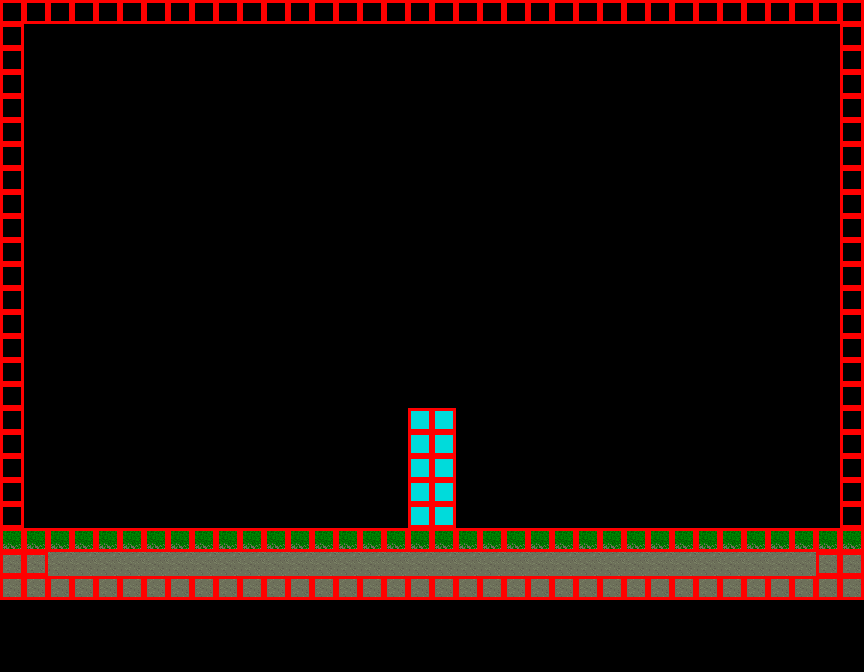

Below is a game level as drawn by its tile map, then a one-line description and the .tmx that defines it (tile-layer data replaced by summaries):
An orthogonal 36x28 tile map with 24x24 px tiles, 3 tile layers (Structures, Terrain, collision), 3 tilesets and 64 objects (32x player0, 32x block).

<map version="1.0" orientation="orthogonal" renderorder="right-down" width="36" height="28" tilewidth="24" tileheight="24" nextobjectid="65">
 <properties>
  <property name="tileset" value="res/blocks.png" />
 </properties>
 <tileset firstgid="1" name="blocks" tilewidth="24" tileheight="24" tilecount="441">
  <image source="../res/blocks.png" width="512" height="512" />
 </tileset>
 <tileset firstgid="442" name="zz_collision24" tilewidth="24" tileheight="24" tilecount="32">
  <image source="zz_collision24.png" width="384" height="48" />
 </tileset>
 <tileset firstgid="474" name="terrain" tilewidth="24" tileheight="24" tilecount="100">
  <image source="../res/terrain.png" width="256" height="256" />
 </tileset>
 <layer name="Structures" width="36" height="28">
  <data>[1008 cells, 1008 non-empty, 6 distinct tile ids]</data>
 </layer>
 <layer name="Terrain" width="36" height="28">
  <properties>
   <property name="tileset" value="res/terrain.png" />
  </properties>
  <data>[1008 cells, 108 non-empty, 2 distinct tile ids]</data>
 </layer>
 <layer name="collision" width="36" height="28">
  <data>[1008 cells, 868 non-empty, 3 distinct tile ids]</data>
 </layer>
 <objectgroup name="Object Layer 1">
  <object id="1" name="player0" x="24" y="504" width="24" height="24">
   <properties>
    <property name="ai" value="player" />
    <property name="player_id" value="1" />
    <property name="sprite" value="res/sprites/team1.spr" />
   </properties>
  </object>
  <object id="2" name="player0" x="24" y="504" width="24" height="24">
   <properties>
    <property name="ai" value="player" />
    <property name="player_id" value="2" />
    <property name="sprite" value="res/sprites/team1.spr" />
   </properties>
  </object>
  <object id="3" name="player0" x="24" y="504" width="24" height="24">
   <properties>
    <property name="ai" value="player" />
    <property name="player_id" value="3" />
    <property name="sprite" value="res/sprites/team1.spr" />
   </properties>
  </object>
  <object id="4" name="player0" x="24" y="504" width="24" height="24">
   <properties>
    <property name="ai" value="player" />
    <property name="player_id" value="4" />
    <property name="sprite" value="res/sprites/team1.spr" />
   </properties>
  </object>
  <object id="5" name="player0" x="24" y="504" width="24" height="24">
   <properties>
    <property name="ai" value="player" />
    <property name="player_id" value="9" />
    <property name="sprite" value="res/sprites/team1.spr" />
   </properties>
  </object>
  <object id="6" name="player0" x="24" y="504" width="24" height="24">
   <properties>
    <property name="ai" value="player" />
    <property name="player_id" value="10" />
    <property name="sprite" value="res/sprites/team1.spr" />
   </properties>
  </object>
  <object id="7" name="player0" x="24" y="504" width="24" height="24">
   <properties>
    <property name="ai" value="player" />
    <property name="player_id" value="11" />
    <property name="sprite" value="res/sprites/team1.spr" />
   </properties>
  </object>
  <object id="8" name="player0" x="24" y="504" width="24" height="24">
   <properties>
    <property name="ai" value="player" />
    <property name="player_id" value="12" />
    <property name="sprite" value="res/sprites/team1.spr" />
   </properties>
  </object>
  <object id="9" name="player0" x="24" y="504" width="24" height="24">
   <properties>
    <property name="ai" value="player" />
    <property name="player_id" value="5" />
    <property name="sprite" value="res/sprites/team1.spr" />
   </properties>
  </object>
  <object id="10" name="player0" x="24" y="504" width="24" height="24">
   <properties>
    <property name="ai" value="player" />
    <property name="player_id" value="6" />
    <property name="sprite" value="res/sprites/team1.spr" />
   </properties>
  </object>
  <object id="11" name="player0" x="24" y="504" width="24" height="24">
   <properties>
    <property name="ai" value="player" />
    <property name="player_id" value="7" />
    <property name="sprite" value="res/sprites/team1.spr" />
   </properties>
  </object>
  <object id="12" name="player0" x="24" y="504" width="24" height="24">
   <properties>
    <property name="ai" value="player" />
    <property name="player_id" value="8" />
    <property name="sprite" value="res/sprites/team1.spr" />
   </properties>
  </object>
  <object id="13" name="player0" x="24" y="504" width="24" height="24">
   <properties>
    <property name="ai" value="player" />
    <property name="player_id" value="13" />
    <property name="sprite" value="res/sprites/team1.spr" />
   </properties>
  </object>
  <object id="14" name="player0" x="24" y="504" width="24" height="24">
   <properties>
    <property name="ai" value="player" />
    <property name="player_id" value="14" />
    <property name="sprite" value="res/sprites/team1.spr" />
   </properties>
  </object>
  <object id="15" name="player0" x="24" y="504" width="24" height="24">
   <properties>
    <property name="ai" value="player" />
    <property name="player_id" value="15" />
    <property name="sprite" value="res/sprites/team1.spr" />
   </properties>
  </object>
  <object id="16" name="player0" x="24" y="504" width="24" height="24">
   <properties>
    <property name="ai" value="player" />
    <property name="player_id" value="16" />
    <property name="sprite" value="res/sprites/team1.spr" />
   </properties>
  </object>
  <object id="17" name="player0" x="816" y="504" width="24" height="24">
   <properties>
    <property name="ai" value="player" />
    <property name="player_id" value="17" />
    <property name="sprite" value="res/sprites/team2.spr" />
   </properties>
  </object>
  <object id="18" name="player0" x="816" y="504" width="24" height="24">
   <properties>
    <property name="ai" value="player" />
    <property name="player_id" value="18" />
    <property name="sprite" value="res/sprites/team2.spr" />
   </properties>
  </object>
  <object id="19" name="player0" x="816" y="504" width="24" height="24">
   <properties>
    <property name="ai" value="player" />
    <property name="player_id" value="19" />
    <property name="sprite" value="res/sprites/team2.spr" />
   </properties>
  </object>
  <object id="20" name="player0" x="816" y="504" width="24" height="24">
   <properties>
    <property name="ai" value="player" />
    <property name="player_id" value="20" />
    <property name="sprite" value="res/sprites/team2.spr" />
   </properties>
  </object>
  <object id="21" name="player0" x="816" y="504" width="24" height="24">
   <properties>
    <property name="ai" value="player" />
    <property name="player_id" value="21" />
    <property name="sprite" value="res/sprites/team2.spr" />
   </properties>
  </object>
  <object id="22" name="player0" x="816" y="504" width="24" height="24">
   <properties>
    <property name="ai" value="player" />
    <property name="player_id" value="22" />
    <property name="sprite" value="res/sprites/team2.spr" />
   </properties>
  </object>
  <object id="23" name="player0" x="816" y="504" width="24" height="24">
   <properties>
    <property name="ai" value="player" />
    <property name="player_id" value="23" />
    <property name="sprite" value="res/sprites/team2.spr" />
   </properties>
  </object>
  <object id="24" name="player0" x="816" y="504" width="24" height="24">
   <properties>
    <property name="ai" value="player" />
    <property name="player_id" value="24" />
    <property name="sprite" value="res/sprites/team2.spr" />
   </properties>
  </object>
  <object id="25" name="player0" x="816" y="504" width="24" height="24">
   <properties>
    <property name="ai" value="player" />
    <property name="player_id" value="25" />
    <property name="sprite" value="res/sprites/team2.spr" />
   </properties>
  </object>
  </objectgroup>
</map>
<!-- 39 of 64 objects omitted -->
